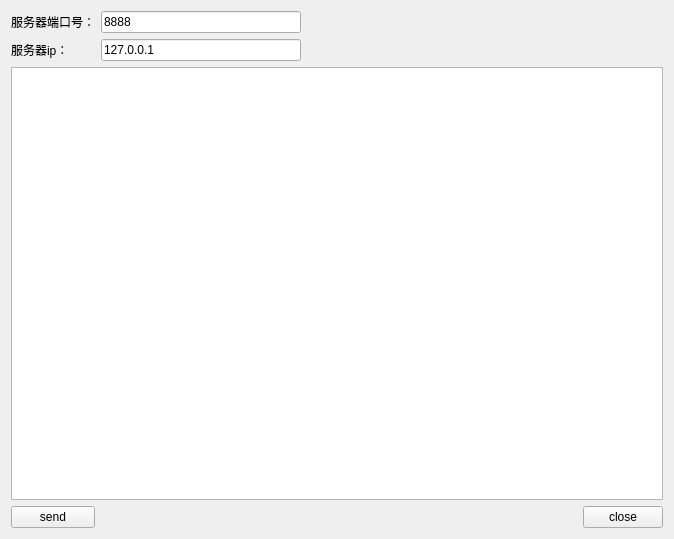
<?xml version="1.0" encoding="UTF-8"?>
<ui version="4.0">
 <class>Widget</class>
 <widget class="QWidget" name="Widget">
  <property name="geometry">
   <rect>
    <x>0</x>
    <y>0</y>
    <width>674</width>
    <height>539</height>
   </rect>
  </property>
  <property name="windowTitle">
   <string>Widget</string>
  </property>
  <layout class="QGridLayout" name="gridLayout">
   <item row="0" column="0">
    <widget class="QLabel" name="label">
     <property name="text">
      <string>服务器端口号：</string>
     </property>
    </widget>
   </item>
   <item row="1" column="0">
    <widget class="QLabel" name="label_2">
     <property name="text">
      <string>服务器ip：</string>
     </property>
    </widget>
   </item>
   <item row="2" column="0" colspan="3">
    <widget class="QTextEdit" name="textEdit"/>
   </item>
   <item row="3" column="0">
    <widget class="QPushButton" name="pushButtonsend">
     <property name="text">
      <string>send</string>
     </property>
    </widget>
   </item>
   <item row="3" column="1">
    <spacer name="horizontalSpacer">
     <property name="orientation">
      <enum>Qt::Horizontal</enum>
     </property>
     <property name="sizeHint" stdset="0">
      <size>
       <width>443</width>
       <height>20</height>
      </size>
     </property>
    </spacer>
   </item>
   <item row="3" column="2">
    <widget class="QPushButton" name="pushButtonclose">
     <property name="text">
      <string>close</string>
     </property>
    </widget>
   </item>
   <item row="0" column="1">
    <widget class="QLineEdit" name="lineEditport">
     <property name="maximumSize">
      <size>
       <width>200</width>
       <height>16777215</height>
      </size>
     </property>
     <property name="text">
      <string>8888</string>
     </property>
    </widget>
   </item>
   <item row="1" column="1">
    <widget class="QLineEdit" name="lineEditip">
     <property name="maximumSize">
      <size>
       <width>200</width>
       <height>16777215</height>
      </size>
     </property>
     <property name="text">
      <string>127.0.0.1</string>
     </property>
    </widget>
   </item>
  </layout>
 </widget>
 <resources/>
 <connections/>
</ui>
